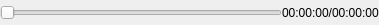
<?xml version="1.0" encoding="UTF-8"?>
<ui version="4.0">
 <class>Player</class>
 <widget class="QDialog" name="Player">
  <property name="geometry">
   <rect>
    <x>0</x>
    <y>0</y>
    <width>379</width>
    <height>25</height>
   </rect>
  </property>
  <property name="windowTitle">
   <string>Flight Player</string>
  </property>
  <layout class="QVBoxLayout" name="toolBarLayout">
   <property name="spacing">
    <number>0</number>
   </property>
   <property name="margin">
    <number>0</number>
   </property>
   <item>
    <layout class="QHBoxLayout" name="horizontalLayout">
     <property name="spacing">
      <number>0</number>
     </property>
     <item>
      <widget class="QSlider" name="slider">
       <property name="orientation">
        <enum>Qt::Horizontal</enum>
       </property>
      </widget>
     </item>
     <item>
      <widget class="QLabel" name="lbTime">
       <property name="text">
        <string>00:00:00/00:00:00</string>
       </property>
      </widget>
     </item>
    </layout>
   </item>
  </layout>
  <action name="aPlay">
   <property name="checkable">
    <bool>true</bool>
   </property>
   <property name="icon">
    <iconset resource="../../resources/standard-icons.qrc">
     <normaloff>:/icons/old/transport_play.png</normaloff>:/icons/old/transport_play.png</iconset>
   </property>
   <property name="text">
    <string>Play/Pause</string>
   </property>
   <property name="toolTip">
    <string>Play/Pause telemetry data</string>
   </property>
  </action>
  <action name="aStop">
   <property name="icon">
    <iconset resource="../../resources/standard-icons.qrc">
     <normaloff>:/icons/old/transport_stop.png</normaloff>:/icons/old/transport_stop.png</iconset>
   </property>
   <property name="text">
    <string>Stop</string>
   </property>
   <property name="toolTip">
    <string>Stop</string>
   </property>
  </action>
 </widget>
 <resources>
  <include location="../../resources/standard-icons.qrc"/>
  <include location="../../resources/standard-icons.qrc"/>
  <include location="../../resources/standard-icons.qrc"/>
  <include location="../../resources/standard-icons.qrc"/>
  <include location="../../resources/standard-icons.qrc"/>
 </resources>
 <connections/>
</ui>
